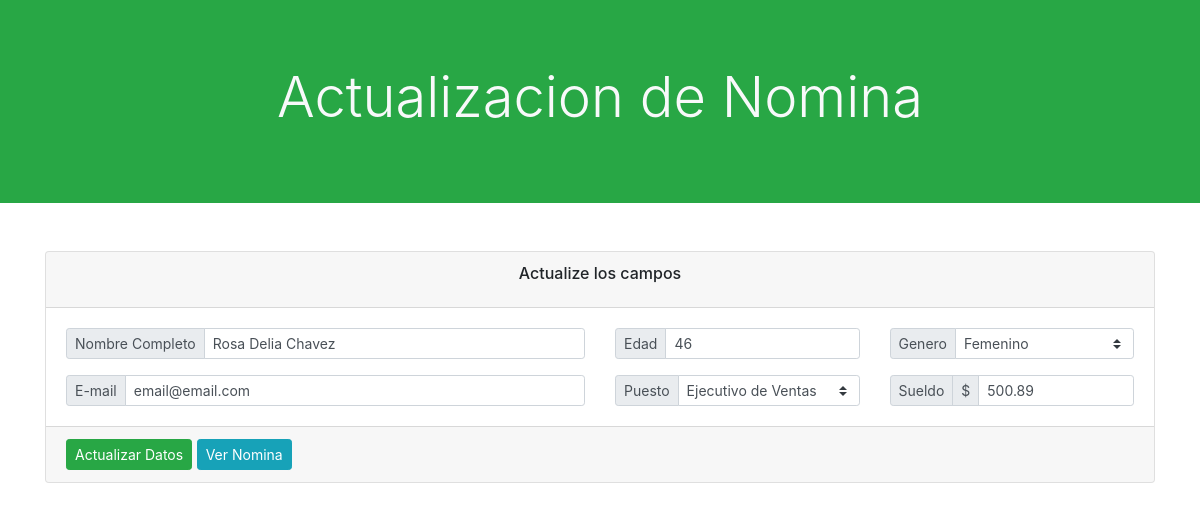
The page /update-nomina.php?id_empleado=3 on the database its author committed.
### tables this page shows
CREATE TABLE `empleados` (
  `id_empleado` int(11) NOT NULL,
  `nombre` varchar(200) NOT NULL,
  `edad` int(11) NOT NULL,
  `id_genero` int(11) NOT NULL,
  `email` varchar(100) NOT NULL,
  `id_puesto` int(11) NOT NULL,
  `sueldo` float NOT NULL
);

### model/class.empleadosdao.php (called while the page is built, shortened)
<?php
class Empleados{
	public function loadEmpleado($id_empleado){
		$rows = null;
		$modelo = new Conexion();
		$conexion = $modelo->getConexion();
		$sql = "select * from empleados where id_empleado = :id_empleado";
		$statement = $conexion->prepare($sql);
		$statement->bindParam(":id_empleado", $id_empleado);
		$statement->execute();
		while ($result = $statement->fetch()) {
			$rows[] = $result;
		}
		return $rows;
	}
}
 ?>

### model/class.generodao.php (called while the page is built)
<?php
class Genero{
	public function readGenero(){
		$rows = null;
		$modelo = new Conexion();
		$conexion = $modelo->getConexion();
		$sql = "select * from genero";
		$statement = $conexion->prepare($sql);
		$statement->execute();
		while($result = $statement->fetch()){
			$rows[] = $result;
		}
		return $rows;
	}
}
 ?>

### controller/readgeneros.php (called while the page is built)
<?php
$dao = new Genero();
$generos = $dao->readGenero();
 ?>

### model/class.puestodao.php (called while the page is built)
<?php
class Puesto{
	public function readPuesto(){
		$rows = null;
		$modelo = new Conexion();
		$conexion = $modelo->getConexion();
		$sql = "select * from puesto";
		$statement = $conexion->prepare($sql);
		$statement->execute();
		while($result = $statement->fetch()){
			$rows[] = $result;
		}
		return $rows;
	}
}
 ?>

### controller/readpuesto.php (called while the page is built)
<?php
$dao = new Puesto();
$puestos = $dao->readPuesto();
 ?>

### update-nomina.php (the view, shortened to what this page needs)
<?php
require_once 'model/class.empleadosdao.php';
require_once 'model/class.generodao.php';
require_once 'model/class.puestodao.php';
require_once 'controller/readgeneros.php';
require_once 'controller/readpuesto.php';
 ?>
<!DOCTYPE html>
<html lang="es">
<head>
	<link rel="stylesheet" type="text/css" href="css/bootstrap.min.css">
	<link rel="stylesheet" type="text/css" href="icon/icon.css">
</head>
<body>
	<header>
		<div class="jumbotron rounded-0 bg-success">
			<h1 class="text-center display-4 text-light">Actualizacion de Nomina</h1>
		</div>
	</header>
	<section>
		<div class="container mt-5 mb-5">
			<div class="card">
				<div class="card-header">
					<h6 class="card-title text-center">Actualize los campos</h6>
				</div>
				<?php
				if (isset($_GET['id_empleado'])) {
				 	$dao = new Empleados();
				 	$id_empleado = $_GET['id_empleado'];
				 	$load = $dao->loadEmpleado($id_empleado);
				 	?>
				 	<?php
				 	foreach($load as $loa) { ?>
						<form action="controller/updateempleados.php" method="post">
							<div class="card-body">
							<div class="row mb-3">
								<div class="input-group input-group-sm col-6">
									<div class="input-group-prepend">
										<span class="input-group-text">Nombre Completo</span>
									</div>
									<input type="text" name="nombre" value="<?php echo $loa['nombre'] ?>" class="form-control">
								</div>
								<div class="input-group input-group-sm col-3">
									<div class="input-group-prepend">
										<span class="input-group-text">Edad</span>
									</div>
									<input type="text" name="edad" value="<?php echo $loa['edad'] ?>" placeholder="" class="form-control">
								</div>
								<div class="input-group input-group-sm col-3">
									<div class="input-group-prepend">
										<span class="input-group-text">Genero</span>
									</div>
									<select name="genero" class="custom-select">
										<?php
										foreach ($generos as $genero) { ?>
											<?php
											if ($genero['id_genero'] == $loa['id_genero']) { ?>
												<option value="<?php echo $genero['id_genero'] ?>" selected="">
													<?php echo $genero['genero'] ?>
												</option>
											<?php } else { ?>
												<option value="<?php echo $genero['id_genero'] ?>">
													<?php echo $genero['genero'] ?>
												</option>
											<?php } ?>
										<?php } ?>
									</select>
								</div>
							</div>
							<div class="row">
								<div class="input-group input-group-sm col-6">
									<div class="input-group-prepend">
										<span class="input-group-text">E-mail</span>
									</div>
									<input type="email" name="email" value="<?php echo $loa['email'] ?>" placeholder="" class="form-control">
								</div>
								<div class="input-group input-group-sm col-3">
									<div class="input-group-prepend">
										<span class="input-group-text">Puesto</span>
									</div>
									<select name="puesto" class="custom-select">
										<?php
										foreach ($puestos as $puesto) { ?>
											<?php
											if ($puesto['id_puesto'] == $loa['id_puesto']) { ?>
												<option value="<?php echo $puesto['id_puesto'] ?>" selected="">
													<?php echo $puesto['puesto'] ?>
												</option>
											<?php } else { ?>
												<option value="<?php echo $puesto['id_puesto'] ?>">
													<?php echo $puesto['puesto'] ?>
												</option>
											<?php } ?>
										<?php } ?>
									</select>
								</div>
								<div class="input-group input-group-sm col-3">
									<div class="input-group-prepend">
										<span class="input-group-text">Sueldo</span>
										<span class="input-group-text">$</span>
									</div>
									<input type="text" name="sueldo" value="<?php echo $loa['sueldo'] ?>" placeholder="" class="form-control">
								</div>
							</div>
						</div>
					<div class="card-footer">
						<input type="submit" value="Actualizar Datos" class="btn btn-sm btn-success">
						<a href="nomina.php" class="btn btn-sm btn-info">Ver Nomina</a>
					</div>
				</form>
					<?php } ?>
				<?php } ?>
			</div>
		</div>
	</section>
</body>
</html>

### rows shown on the page
empleados: nombre "Rosa Delia Chavez", edad "46", email "email@email.com", sueldo "500.89"

### other values the page prints
form field genero "Femenino"
form field puesto "Ejecutivo de Ventas"
